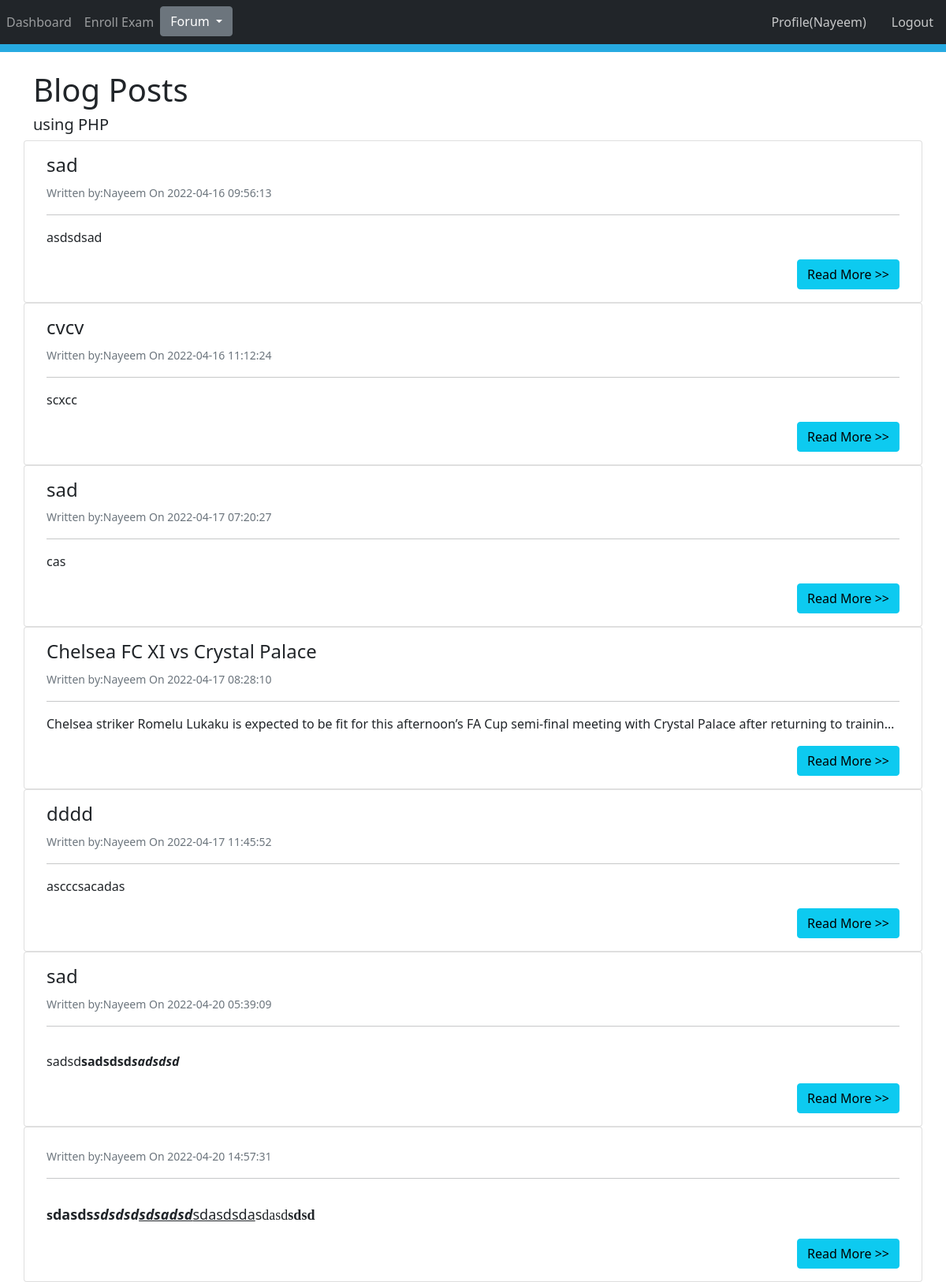
Page /other_post.php (signed in) on the committed database.
### tables this page shows
CREATE TABLE `post` (
  `id` int(11) NOT NULL,
  `faculty_id` int(11) NOT NULL,
  `topic` varchar(255) NOT NULL,
  `section` varchar(20) NOT NULL,
  `post` varchar(255) NOT NULL,
  `datetime` timestamp NOT NULL DEFAULT current_timestamp() ON UPDATE current_timestamp()
);

### lib/Session.php (called while the page is built, shortened)
<?php
class Session
{
    public static function get($key)
    {
        if (isset($_SESSION[$key])) {
            return $_SESSION[$key];
        } else {
            return false;
        }
    }
}

### other_post.php (the view, shortened to what this page needs)
<?php
include 'lib/Session.php';
 include 'session.php';
?>
<!DOCTYPE html>
<html lang="en">
<head>
    <link rel="stylesheet" href="assets/css/bootstrap.min.css">
    <link rel="stylesheet" href="assets/css/style.css">
</head>
<body>
<?php include 'navbarstudent.php'; ?>
    <div style="height:10px; background:#27aae1;"></div>
<div class="container">
    <div class="row mt-4">
        <div class="col-sm-8">
            <h1>Blog Posts </h1>
            <h1 class="lead">using PHP </h1>
        </div>
        <div class="col-sm-4" style="min-height:40px;" background=green></div>
        <?php
        global $connectDB;
        $sql = "SELECT * FROM post";
        $result = mysqli_query($connectDB, $sql);
        while($DataRows = mysqli_fetch_assoc ($result )){
            $array[]=$DataRows;
        }
        if(!empty($array)){
        foreach($array as $i){
        ?>
        <div class="card">
            <div class="card-body">
                <h4 class="card-title"><?php echo $i["topic"]; ?></h4>
                <small class="text-muted ">Written by:<?php
                $stdId =  Session::get('name');
                echo $stdId;
            ?>   On <?php echo $i["datetime"]; ?></small>
                <hr>
                <p class="card-text text-truncate">
                    <?php  echo $i["post"]; ?> </p>
                    <a href="Full_Post.php?id=<?php echo $i["id"] ?>"style="float:right;">
                    <span class="btn btn-info">Read More >> </span>
            </a>
            </div>
        </div>
        <?php } } ?>
    </div>
</div>
</body>
</html>

### navbarstudent.php (shortened to what this page needs)
<nav class="navbar navbar-expand-lg navbar-dark bg-dark">
   <div class="collapse navbar-collapse" id="navbarSupportedContent">
      <ul class="navbar-nav me-auto mb-2 mb-lg-0">
      <li class="nav-item active">
                    <a class="nav-link" href="student_dashboard.php">Dashboard</a>
                </li>
                <li class="nav-item">
                    <a class="nav-link" href="enrolledexam.php">Enroll Exam</a>
                </li>
                <div class="dropdown">
  <button class="btn btn-secondary dropdown-toggle" type="button" id="dropdownMenuButton" data-toggle="dropdown" aria-haspopup="true" aria-expanded="false">
    Forum
  </button>
</div>
   </ul>
      <div class="d-flex">
      <a class="nav-link" style="color:#C7C8C9" href="student_profile.php">Profile(<?php echo Session::get('name') ?>)</a>
      <a class="nav-link "  style="color:#C7C8C9" href="?action=logout">Logout</a>
      </div>
    </div>
</nav>

### rows in the picture
post: topic "sad", stdId "Nayeem", datetime "2022-04-16 09:56:13", post "asdsdsad"
post: topic "cvcv", stdId "Nayeem", datetime "2022-04-16 11:12:24", post "scxcc"
post: topic "sad", stdId "Nayeem", datetime "2022-04-17 07:20:27", post "cas"
post: topic "Chelsea FC XI vs Crystal Palace", stdId "Nayeem", datetime "2022-04-17 08:28:10", post "Chelsea striker Romelu Lukaku is expected to be fit for this afternoon’s FA Cup semi-final meeting with Crystal Palace after returning to trainin…"
post: topic "dddd", stdId "Nayeem", datetime "2022-04-17 11:45:52", post "ascccsacadas"
post: topic "sad", stdId "Nayeem", datetime "2022-04-20 05:39:09", post "sadsd sadsdsd sadsdsd"
post: stdId "Nayeem", datetime "2022-04-20 14:57:31", post "s dasds sdsdsd sdsadsd sdasdsda s dasd sdsd"

### other values in the picture
Session::get('name') "Nayeem"
